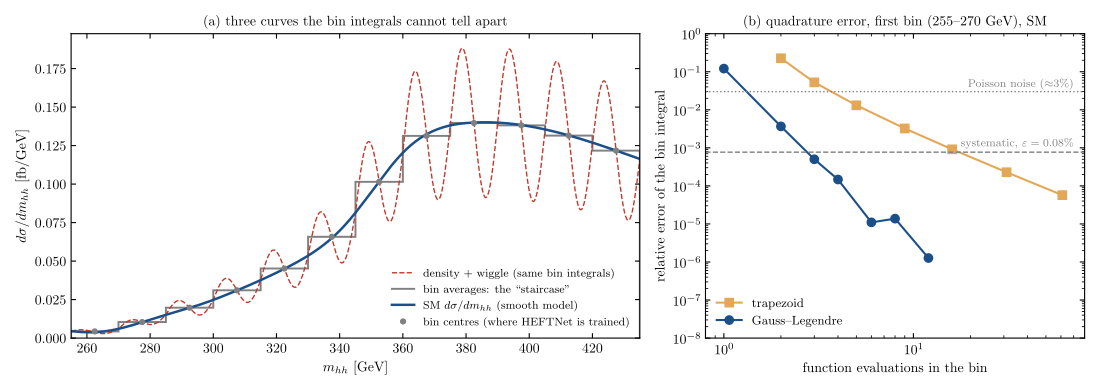

Write Python code to recreate this figure.
# ------------------------------------------------------------------------------
# fig_density_plan.py: the figure of docs/density/density_plan.pdf.
#   (a) what the loss can see: the SM density from the smooth model, its bin
#       averages (the "staircase" a network trained on bin values learns), and
#       a density with an added wiggle that has exactly the same bin integrals;
#   (b) quadrature error in the first bin (255-270 GeV) versus the number of
#       function evaluations, trapezoid rule against Gauss-Legendre.
# Run from docs/density:  python fig_density_plan.py
# ------------------------------------------------------------------------------
import os, sys, numpy as np, matplotlib.pyplot as plt
HERE = os.path.dirname(os.path.abspath(__file__))
sys.path.insert(0, os.path.join(HERE, '..', '..'))
from dihiggs.smooth import SmoothHEFT

model = SmoothHEFT.load(os.path.join(HERE, '..', '..', 'code', 'runs', 'SMOOTH_J40', 'smooth_model.npz'))
SM = [1.0, 1.0, 0.0, 0.0, 0.0]
dens = lambda m: 1e3 * model.dsigma_dm(SM, m)[0][0]          # fb/GeV

def gl(f, a, b, n):
    # n-point Gauss-Legendre on [a, b]: nodes c + h x, weights h w
    x, w = np.polynomial.legendre.leggauss(n); c, h = (a + b) / 2, (b - a) / 2
    return h * np.sum(w * f(c + h * x))
def trap(f, a, b, n):
    x = np.linspace(a, b, n + 1); return np.trapezoid(f(x), x)

plt.rcParams.update({"text.usetex": True, "font.family": "serif", "font.size": 10,
                     'xtick.direction': 'in', 'ytick.direction': 'in', 'xtick.top': True, 'ytick.right': True})
fig, ax = plt.subplots(1, 2, figsize=(11, 3.9), gridspec_kw={'width_ratios': [1.5, 1]})

# (a) ----------------------------------------------------------------------------
edges = 255.0 + 15.0 * np.arange(13)                           # 255-435 GeV
m = np.linspace(255, 435, 1801)
avg = np.array([gl(dens, a, a + 15, 16) / 15 for a in edges[:-1]])
k = np.minimum(((m - 255) // 15).astype(int), len(avg) - 1)
wiggle = dens(m) + 0.35 * avg[k] * np.sin(2 * np.pi * (m - edges[k]) / 15)   # zero integral over every bin
ax[0].plot(m, wiggle, color='#C0392B', lw=1.0, ls='--', label=r'density + wiggle (same bin integrals)')
ax[0].stairs(avg, edges, color='gray', lw=1.4, label="bin averages: the ``staircase''")
ax[0].plot(m, dens(m), color='#1B4F8A', lw=1.8, label=r'SM $d\sigma/dm_{hh}$ (smooth model)')
ax[0].plot(edges[:-1] + 7.5, avg, 'o', color='gray', ms=3.5, label='bin centres (where HEFTNet is trained)')
ax[0].set_xlim(255, 435); ax[0].set_ylim(0, None)
ax[0].set_xlabel(r'$m_{hh}$ [GeV]'); ax[0].set_ylabel(r'$d\sigma/dm_{hh}$ [fb/GeV]')
ax[0].legend(frameon=False, fontsize=8, loc='lower right')
ax[0].set_title(r'(a) three curves the bin integrals cannot tell apart', fontsize=10)

# (b) ----------------------------------------------------------------------------
f = dens; exact = gl(f, 255, 270, 64)
nt = np.array([1, 2, 4, 8, 15, 30, 60]); ng = np.array([1, 2, 3, 4, 6, 8, 12])
et = [abs(trap(f, 255, 270, n) / exact - 1) for n in nt]
eg = [max(abs(gl(f, 255, 270, n) / exact - 1), 1e-16) for n in ng]
ax[1].loglog(nt + 1, et, 's-', color='#E3A857', label='trapezoid')
ax[1].loglog(ng, eg, 'o-', color='#1B4F8A', label='Gauss--Legendre')
ax[1].axhline(0.03, color='gray', ls=':', lw=1); ax[1].text(70, 0.04, r'Poisson noise ($\approx$3\%)', fontsize=8, color='gray', ha='right')
ax[1].axhline(7.7e-4, color='gray', ls='--', lw=1); ax[1].text(70, 1.1e-3, r'systematic, $\varepsilon = 0.08\%$', fontsize=8, color='gray', ha='right')
ax[1].set_xlabel('function evaluations in the bin'); ax[1].set_ylabel('relative error of the bin integral')
ax[1].set_ylim(1e-8, 1); ax[1].set_xlim(0.8, 80); ax[1].legend(frameon=False, fontsize=9, loc='lower left')
ax[1].set_title(r'(b) quadrature error, first bin (255--270 GeV), SM', fontsize=10)
fig.tight_layout(); fig.savefig(os.path.join(HERE, 'fig_density_plan.pdf'))
print('trapezoid', dict(zip(nt + 1, np.round(et, 6)))); print('GL', dict(zip(ng, eg)))
